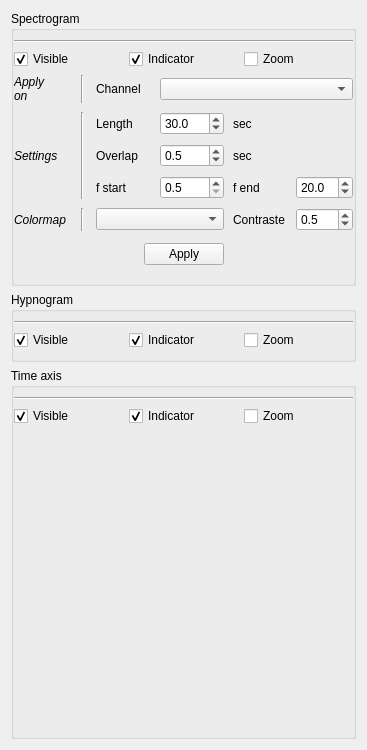
             <widget class="QWidget" name="page_4">
              <property name="geometry">
               <rect>
                <x>0</x>
                <y>0</y>
                <width>367</width>
                <height>750</height>
               </rect>
              </property>
              <attribute name="label">
               <string>Spectrogram // Hypnogram // Time axis</string>
              </attribute>
              <layout class="QVBoxLayout" name="verticalLayout_25">
               <item>
                <widget class="QGroupBox" name="groupBox_2">
                 <property name="title">
                  <string>Spectrogram</string>
                 </property>
                 <layout class="QVBoxLayout" name="verticalLayout_12">
                  <property name="leftMargin">
                   <number>0</number>
                  </property>
                  <property name="rightMargin">
                   <number>0</number>
                  </property>
                  <item>
                   <widget class="Line" name="line_14">
                    <property name="orientation">
                     <enum>Qt::Horizontal</enum>
                    </property>
                   </widget>
                  </item>
                  <item>
                   <layout class="QGridLayout" name="gridLayout_6">
                    <item row="0" column="0">
                     <widget class="QCheckBox" name="_PanSpecViz">
                      <property name="toolTip">
                       <string>&lt;html&gt;&lt;head/&gt;&lt;body&gt;&lt;p&gt;Display / hide the spectrogram&lt;/p&gt;&lt;/body&gt;&lt;/html&gt;</string>
                      </property>
                      <property name="text">
                       <string>Visible</string>
                      </property>
                      <property name="checked">
                       <bool>true</bool>
                      </property>
                     </widget>
                    </item>
                    <item row="0" column="1">
                     <widget class="QCheckBox" name="_PanSpecIndic">
                      <property name="toolTip">
                       <string>&lt;html&gt;&lt;head/&gt;&lt;body&gt;&lt;p&gt;Display / hide the time window indicator&lt;/p&gt;&lt;/body&gt;&lt;/html&gt;</string>
                      </property>
                      <property name="text">
                       <string>Indicator</string>
                      </property>
                      <property name="checked">
                       <bool>true</bool>
                      </property>
                     </widget>
                    </item>
                    <item row="0" column="2">
                     <widget class="QCheckBox" name="_PanSpecZoom">
                      <property name="toolTip">
                       <string>&lt;html&gt;&lt;head/&gt;&lt;body&gt;&lt;p&gt;Zoom over the spectrogram&lt;/p&gt;&lt;/body&gt;&lt;/html&gt;</string>
                      </property>
                      <property name="text">
                       <string>Zoom</string>
                      </property>
                     </widget>
                    </item>
                   </layout>
                  </item>
                  <item>
                   <widget class="QWidget" name="_PanSpecW" native="true">
                    <layout class="QVBoxLayout" name="verticalLayout_20">
                     <property name="spacing">
                      <number>0</number>
                     </property>
                     <property name="margin">
                      <number>0</number>
                     </property>
                     <item>
                      <layout class="QGridLayout" name="gridLayout_5">
                       <property name="spacing">
                        <number>9</number>
                       </property>
                       <item row="3" column="4">
                        <widget class="QLabel" name="label_17">
                         <property name="text">
                          <string>f end</string>
                         </property>
                        </widget>
                       </item>
                       <item row="2" column="2">
                        <widget class="QLabel" name="label_15">
                         <property name="text">
                          <string>Overlap</string>
                         </property>
                        </widget>
                       </item>
                       <item row="3" column="2">
                        <widget class="QLabel" name="label_16">
                         <property name="text">
                          <string>f start</string>
                         </property>
                        </widget>
                       </item>
                       <item row="4" column="5">
                        <widget class="QDoubleSpinBox" name="_PanSpecCon">
                         <property name="toolTip">
                          <string>&lt;html&gt;&lt;head/&gt;&lt;body&gt;&lt;p&gt;Change the contrast of the spectrogram&lt;/p&gt;&lt;/body&gt;&lt;/html&gt;</string>
                         </property>
                         <property name="decimals">
                          <number>1</number>
                         </property>
                         <property name="minimum">
                          <double>0.000000000000000</double>
                         </property>
                         <property name="maximum">
                          <double>1.000000000000000</double>
                         </property>
                         <property name="singleStep">
                          <double>0.100000000000000</double>
                         </property>
                         <property name="value">
                          <double>0.500000000000000</double>
                         </property>
                        </widget>
                       </item>
                       <item row="4" column="4">
                        <widget class="QLabel" name="label_24">
                         <property name="text">
                          <string>Contraste</string>
                         </property>
                        </widget>
                       </item>
                       <item row="0" column="2">
                        <widget class="QLabel" name="label_13">
                         <property name="text">
                          <string>Channel</string>
                         </property>
                        </widget>
                       </item>
                       <item row="2" column="3">
                        <widget class="QDoubleSpinBox" name="_PanSpecStep">
                         <property name="toolTip">
                          <string>&lt;html&gt;&lt;head/&gt;&lt;body&gt;&lt;p&gt;Overlap between each  consecutive windows.&lt;/p&gt;&lt;/body&gt;&lt;/html&gt;</string>
                         </property>
                         <property name="decimals">
                          <number>1</number>
                         </property>
                         <property name="value">
                          <double>0.500000000000000</double>
                         </property>
                        </widget>
                       </item>
                       <item row="1" column="3">
                        <widget class="QDoubleSpinBox" name="_PanSpecNfft">
                         <property name="toolTip">
                          <string>&lt;html&gt;&lt;head/&gt;&lt;body&gt;&lt;p&gt;Length of each time window for computing the spectrogram&lt;/p&gt;&lt;/body&gt;&lt;/html&gt;</string>
                         </property>
                         <property name="decimals">
                          <number>1</number>
                         </property>
                         <property name="minimum">
                          <double>0.100000000000000</double>
                         </property>
                         <property name="maximum">
                          <double>1000.000000000000000</double>
                         </property>
                         <property name="value">
                          <double>30.000000000000000</double>
                         </property>
                        </widget>
                       </item>
                       <item row="3" column="3">
                        <widget class="QDoubleSpinBox" name="_PanSpecFstart">
                         <property name="toolTip">
                          <string>&lt;html&gt;&lt;head/&gt;&lt;body&gt;&lt;p&gt;Starting frequency for the spectrogram&lt;/p&gt;&lt;/body&gt;&lt;/html&gt;</string>
                         </property>
                         <property name="decimals">
                          <number>1</number>
                         </property>
                         <property name="minimum">
                          <double>0.500000000000000</double>
                         </property>
                         <property name="maximum">
                          <double>190.000000000000000</double>
                         </property>
                        </widget>
                       </item>
                       <item row="3" column="5">
                        <widget class="QDoubleSpinBox" name="_PanSpecFend">
                         <property name="toolTip">
                          <string>&lt;html&gt;&lt;head/&gt;&lt;body&gt;&lt;p&gt;Ending frequency for the spectrogram&lt;/p&gt;&lt;/body&gt;&lt;/html&gt;</string>
                         </property>
                         <property name="decimals">
                          <number>1</number>
                         </property>
                         <property name="minimum">
                          <double>0.100000000000000</double>
                         </property>
                         <property name="maximum">
                          <double>200.000000000000000</double>
                         </property>
                         <property name="value">
                          <double>20.000000000000000</double>
                         </property>
                        </widget>
                       </item>
                       <item row="1" column="2">
                        <widget class="QLabel" name="label_14">
                         <property name="text">
                          <string>Length</string>
                         </property>
                        </widget>
                       </item>
                       <item row="1" column="4" colspan="2">
                        <widget class="QLabel" name="label_2">
                         <property name="text">
                          <string>sec</string>
                         </property>
                        </widget>
                       </item>
                       <item row="4" column="2" colspan="2">
                        <widget class="QComboBox" name="_PanSpecCmap">
                         <property name="toolTip">
                          <string>&lt;html&gt;&lt;head/&gt;&lt;body&gt;&lt;p&gt;Colormap for the spectrogram&lt;/p&gt;&lt;/body&gt;&lt;/html&gt;</string>
                         </property>
                        </widget>
                       </item>
                       <item row="1" column="1" rowspan="3">
                        <widget class="Line" name="line_17">
                         <property name="minimumSize">
                          <size>
                           <width>10</width>
                           <height>0</height>
                          </size>
                         </property>
                         <property name="orientation">
                          <enum>Qt::Vertical</enum>
                         </property>
                        </widget>
                       </item>
                       <item row="1" column="0" rowspan="3">
                        <widget class="QLabel" name="label_55">
                         <property name="font">
                          <font>
                           <italic>true</italic>
                          </font>
                         </property>
                         <property name="text">
                          <string>Settings</string>
                         </property>
                        </widget>
                       </item>
                       <item row="0" column="0">
                        <widget class="QLabel" name="label_54">
                         <property name="font">
                          <font>
                           <italic>true</italic>
                          </font>
                         </property>
                         <property name="text">
                          <string>Apply
on</string>
                         </property>
                        </widget>
                       </item>
                       <item row="2" column="4" colspan="2">
                        <widget class="QLabel" name="label_23">
                         <property name="text">
                          <string>sec</string>
                         </property>
                        </widget>
                       </item>
                       <item row="4" column="1">
                        <widget class="Line" name="line_18">
                         <property name="minimumSize">
                          <size>
                           <width>10</width>
                           <height>0</height>
                          </size>
                         </property>
                         <property name="orientation">
                          <enum>Qt::Vertical</enum>
                         </property>
                        </widget>
                       </item>
                       <item row="0" column="1">
                        <widget class="Line" name="line_8">
                         <property name="minimumSize">
                          <size>
                           <width>10</width>
                           <height>0</height>
                          </size>
                         </property>
                         <property name="orientation">
                          <enum>Qt::Vertical</enum>
                         </property>
                        </widget>
                       </item>
                       <item row="4" column="0">
                        <widget class="QLabel" name="label_29">
                         <property name="font">
                          <font>
                           <italic>true</italic>
                          </font>
                         </property>
                         <property name="text">
                          <string>Colormap</string>
                         </property>
                        </widget>
                       </item>
                       <item row="5" column="0" colspan="6">
                        <widget class="QWidget" name="widget_2" native="true">
                         <property name="minimumSize">
                          <size>
                           <width>0</width>
                           <height>0</height>
                          </size>
                         </property>
                         <layout class="QHBoxLayout" name="horizontalLayout_5">
                          <property name="leftMargin">
                           <number>0</number>
                          </property>
                          <property name="topMargin">
                           <number>3</number>
                          </property>
                          <property name="rightMargin">
                           <number>0</number>
                          </property>
                          <item>
                           <spacer name="horizontalSpacer_10">
                            <property name="orientation">
                             <enum>Qt::Horizontal</enum>
                            </property>
                            <property name="sizeHint" stdset="0">
                             <size>
                              <width>40</width>
                              <height>20</height>
                             </size>
                            </property>
                           </spacer>
                          </item>
                          <item>
                           <widget class="QPushButton" name="_PanSpecApply">
                            <property name="toolTip">
                             <string>&lt;html&gt;&lt;head/&gt;&lt;body&gt;&lt;p&gt;Compute the spectrogram on the selected channel and using the time length, overlap, [fstart, fend], colormap and contrast.&lt;/p&gt;&lt;/body&gt;&lt;/html&gt;</string>
                            </property>
                            <property name="text">
                             <string>Apply</string>
                            </property>
                           </widget>
                          </item>
                          <item>
                           <spacer name="horizontalSpacer_11">
                            <property name="orientation">
                             <enum>Qt::Horizontal</enum>
                            </property>
                            <property name="sizeHint" stdset="0">
                             <size>
                              <width>40</width>
                              <height>20</height>
                             </size>
                            </property>
                           </spacer>
                          </item>
                         </layout>
                        </widget>
                       </item>
                       <item row="0" column="3" colspan="3">
                        <widget class="QComboBox" name="_PanSpecChan">
                         <property name="toolTip">
                          <string>&lt;html&gt;&lt;head/&gt;&lt;body&gt;&lt;p&gt;Select to channel used for the spectrogram&lt;/p&gt;&lt;/body&gt;&lt;/html&gt;</string>
                         </property>
                        </widget>
                       </item>
                      </layout>
                     </item>
                    </layout>
                   </widget>
                  </item>
                 </layout>
                </widget>
               </item>
               <item>
                <widget class="QGroupBox" name="_PanHypGrp">
                 <property name="title">
                  <string>Hypnogram</string>
                 </property>
                 <layout class="QVBoxLayout" name="verticalLayout_11">
                  <property name="leftMargin">
                   <number>0</number>
                  </property>
                  <property name="rightMargin">
                   <number>0</number>
                  </property>
                  <item>
                   <widget class="Line" name="line_15">
                    <property name="orientation">
                     <enum>Qt::Horizontal</enum>
                    </property>
                   </widget>
                  </item>
                  <item>
                   <layout class="QGridLayout" name="gridLayout_4">
                    <item row="1" column="0">
                     <widget class="QCheckBox" name="_PanHypViz">
                      <property name="toolTip">
                       <string>&lt;html&gt;&lt;head/&gt;&lt;body&gt;&lt;p&gt;Display / hide the hypnogram&lt;/p&gt;&lt;/body&gt;&lt;/html&gt;</string>
                      </property>
                      <property name="text">
                       <string>Visible</string>
                      </property>
                      <property name="checked">
                       <bool>true</bool>
                      </property>
                     </widget>
                    </item>
                    <item row="1" column="1">
                     <widget class="QCheckBox" name="_PanHypIndic">
                      <property name="toolTip">
                       <string>&lt;html&gt;&lt;head/&gt;&lt;body&gt;&lt;p&gt;Display / hide the time window indicator&lt;/p&gt;&lt;/body&gt;&lt;/html&gt;</string>
                      </property>
                      <property name="text">
                       <string>Indicator</string>
                      </property>
                      <property name="checked">
                       <bool>true</bool>
                      </property>
                     </widget>
                    </item>
                    <item row="1" column="2">
                     <widget class="QCheckBox" name="_PanHypZoom">
                      <property name="toolTip">
                       <string>&lt;html&gt;&lt;head/&gt;&lt;body&gt;&lt;p&gt;Zoom over the hypnogram&lt;/p&gt;&lt;/body&gt;&lt;/html&gt;</string>
                      </property>
                      <property name="text">
                       <string>Zoom</string>
                      </property>
                     </widget>
                    </item>
                   </layout>
                  </item>
                 </layout>
                </widget>
               </item>
               <item>
                <widget class="QGroupBox" name="groupBox_10">
                 <property name="title">
                  <string>Time axis</string>
                 </property>
                 <layout class="QVBoxLayout" name="verticalLayout_27">
                  <property name="leftMargin">
                   <number>0</number>
                  </property>
                  <property name="rightMargin">
                   <number>0</number>
                  </property>
                  <item>
                   <widget class="Line" name="line_16">
                    <property name="orientation">
                     <enum>Qt::Horizontal</enum>
                    </property>
                   </widget>
                  </item>
                  <item>
                   <layout class="QGridLayout" name="gridLayout_12">
                    <property name="topMargin">
                     <number>0</number>
                    </property>
                    <item row="0" column="1">
                     <widget class="QCheckBox" name="_PanTimeIndic">
                      <property name="toolTip">
                       <string>&lt;html&gt;&lt;head/&gt;&lt;body&gt;&lt;p&gt;Display / hide the time window indicator&lt;/p&gt;&lt;/body&gt;&lt;/html&gt;</string>
                      </property>
                      <property name="text">
                       <string>Indicator</string>
                      </property>
                      <property name="checked">
                       <bool>true</bool>
                      </property>
                     </widget>
                    </item>
                    <item row="0" column="0">
                     <widget class="QCheckBox" name="_PanTimeViz">
                      <property name="toolTip">
                       <string>&lt;html&gt;&lt;head/&gt;&lt;body&gt;&lt;p&gt;Display / hide the time axis&lt;/p&gt;&lt;/body&gt;&lt;/html&gt;</string>
                      </property>
                      <property name="text">
                       <string>Visible</string>
                      </property>
                      <property name="checked">
                       <bool>true</bool>
                      </property>
                     </widget>
                    </item>
                    <item row="0" column="2">
                     <widget class="QCheckBox" name="_PanTimeZoom">
                      <property name="toolTip">
                       <string>&lt;html&gt;&lt;head/&gt;&lt;body&gt;&lt;p&gt;Zoom over the time axis&lt;/p&gt;&lt;/body&gt;&lt;/html&gt;</string>
                      </property>
                      <property name="text">
                       <string>Zoom</string>
                      </property>
                     </widget>
                    </item>
                   </layout>
                  </item>
                  <item>
                   <spacer name="verticalSpacer_6">
                    <property name="orientation">
                     <enum>Qt::Vertical</enum>
                    </property>
                    <property name="sizeHint" stdset="0">
                     <size>
                      <width>20</width>
                      <height>40</height>
                     </size>
                    </property>
                   </spacer>
                  </item>
                 </layout>
                </widget>
               </item>
              </layout>
             </widget>
